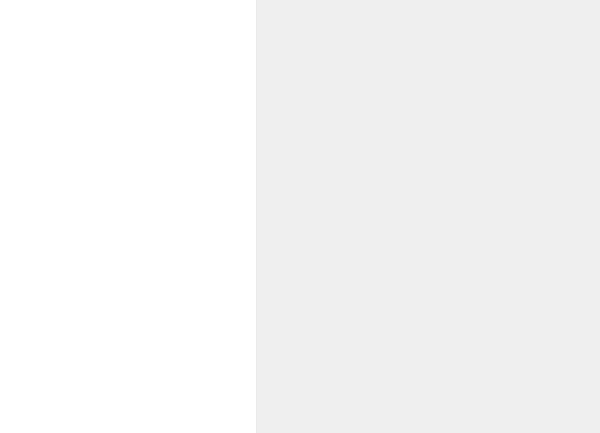
<?xml version="1.0" encoding="UTF-8"?>
<ui version="4.0">
 <class>MeetingManagerClass</class>
 <widget class="QWidget" name="MeetingManagerClass">
  <property name="geometry">
   <rect>
    <x>0</x>
    <y>0</y>
    <width>600</width>
    <height>433</height>
   </rect>
  </property>
  <property name="windowTitle">
   <string>MeetingManager</string>
  </property>
  <layout class="QHBoxLayout" name="horizontalLayout" stretch="0,0,1">
   <property name="spacing">
    <number>0</number>
   </property>
   <property name="leftMargin">
    <number>0</number>
   </property>
   <property name="topMargin">
    <number>0</number>
   </property>
   <property name="rightMargin">
    <number>0</number>
   </property>
   <property name="bottomMargin">
    <number>0</number>
   </property>
   <item>
    <widget class="QListView" name="listMeetingNav">
     <property name="frameShape">
      <enum>QFrame::NoFrame</enum>
     </property>
     <property name="lineWidth">
      <number>0</number>
     </property>
     <property name="editTriggers">
      <set>QAbstractItemView::NoEditTriggers</set>
     </property>
     <property name="selectionBehavior">
      <enum>QAbstractItemView::SelectRows</enum>
     </property>
     <property name="uniformItemSizes">
      <bool>true</bool>
     </property>
    </widget>
   </item>
   <item>
    <widget class="QWidget" name="widget" native="true">
     <property name="minimumSize">
      <size>
       <width>1</width>
       <height>0</height>
      </size>
     </property>
     <property name="maximumSize">
      <size>
       <width>1</width>
       <height>16777215</height>
      </size>
     </property>
     <property name="autoFillBackground">
      <bool>false</bool>
     </property>
     <property name="styleSheet">
      <string notr="true">border: 1px solid #eaeaea</string>
     </property>
    </widget>
   </item>
   <item>
    <widget class="QStackedWidget" name="stackedWidget">
     <property name="lineWidth">
      <number>0</number>
     </property>
     <property name="currentIndex">
      <number>2</number>
     </property>
     <widget class="VoiceLaunchWidget" name="page_1"/>
     <widget class="QWidget" name="page">
      <property name="autoFillBackground">
       <bool>false</bool>
      </property>
      <property name="styleSheet">
       <string notr="true">background-color:white;</string>
      </property>
      <layout class="QVBoxLayout" name="verticalLayout">
       <property name="spacing">
        <number>0</number>
       </property>
       <property name="leftMargin">
        <number>0</number>
       </property>
       <property name="topMargin">
        <number>0</number>
       </property>
       <property name="rightMargin">
        <number>0</number>
       </property>
       <property name="bottomMargin">
        <number>0</number>
       </property>
       <item>
        <widget class="UnderlineTabWidget" name="tabWidget">
         <property name="cursor">
          <cursorShape>ArrowCursor</cursorShape>
         </property>
         <property name="styleSheet">
          <string notr="true">QTabWidget:pane{
	border: 1px solid none; 
	border-top-color: #eaeaea;
}</string>
         </property>
         <property name="currentIndex">
          <number>0</number>
         </property>
         <widget class="QWidget" name="tab">
          <attribute name="title">
           <string>进行中</string>
          </attribute>
          <layout class="QVBoxLayout" name="verticalLayout_3">
           <property name="spacing">
            <number>0</number>
           </property>
           <property name="leftMargin">
            <number>0</number>
           </property>
           <property name="topMargin">
            <number>0</number>
           </property>
           <property name="rightMargin">
            <number>0</number>
           </property>
           <property name="bottomMargin">
            <number>0</number>
           </property>
          </layout>
         </widget>
         <widget class="QWidget" name="tab_2">
          <attribute name="title">
           <string>历史记录</string>
          </attribute>
         </widget>
        </widget>
       </item>
      </layout>
     </widget>
     <widget class="MeetingListView" name="page_2"/>
    </widget>
   </item>
  </layout>
 </widget>
 <layoutdefault spacing="6" margin="11"/>
 <customwidgets>
  <customwidget>
   <class>UnderlineTabWidget</class>
   <extends>QTabWidget</extends>
   <header>UnderlineTabWidget.h</header>
   <container>1</container>
  </customwidget>
  <customwidget>
   <class>VoiceLaunchWidget</class>
   <extends>QWidget</extends>
   <header>VoiceLaunchWidget.h</header>
   <container>1</container>
  </customwidget>
  <customwidget>
   <class>MeetingListView</class>
   <extends>QWidget</extends>
   <header>MeetingListView.h</header>
   <container>1</container>
  </customwidget>
 </customwidgets>
 <resources>
  <include location="MeetingManager.qrc"/>
 </resources>
 <connections/>
</ui>
